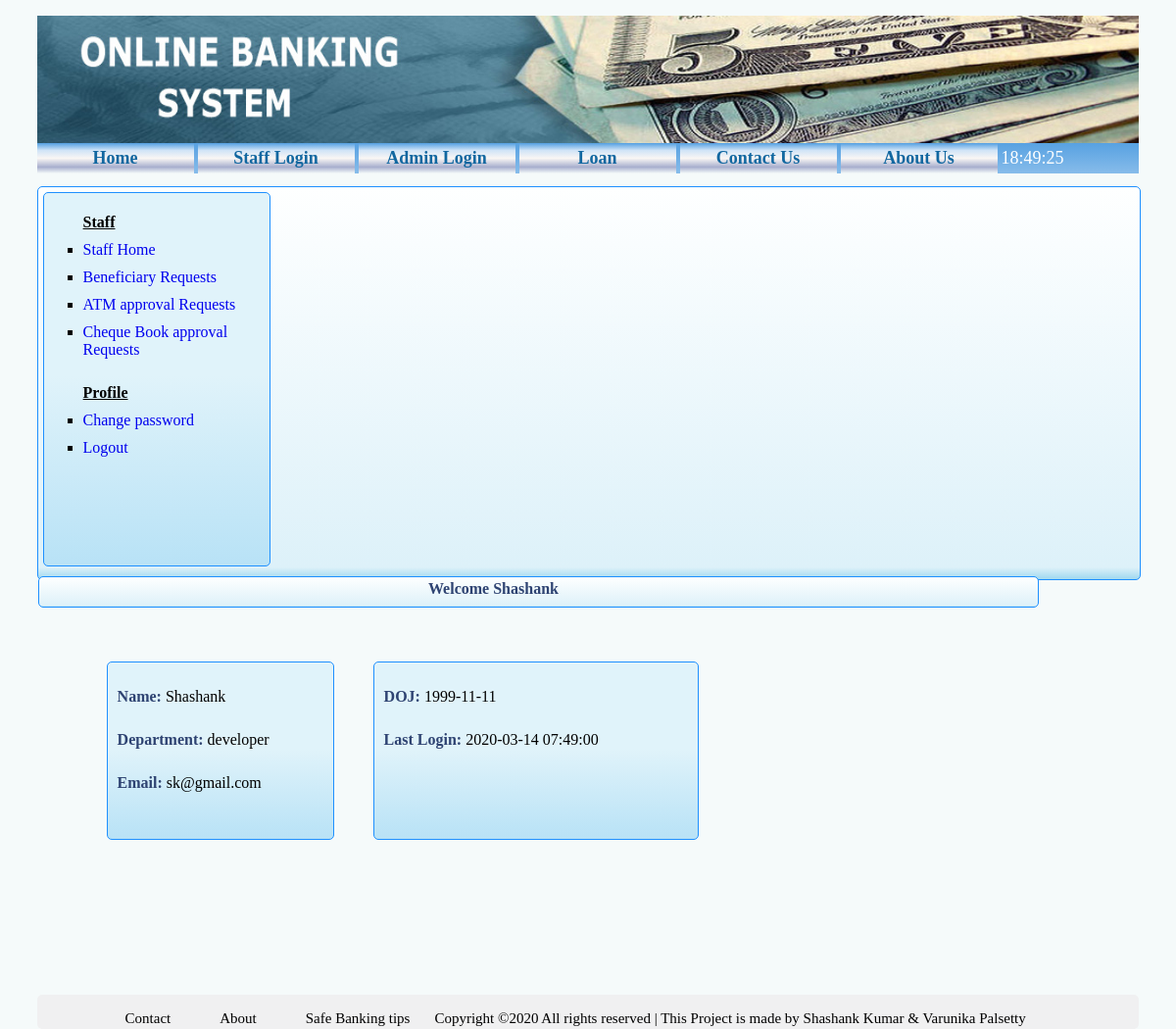
The page /staff_homepage.php (signed in) on the database its author committed.
### tables this page shows
CREATE TABLE `staff` (
  `id` int(5) NOT NULL,
  `name` varchar(255) NOT NULL,
  `dob` date NOT NULL,
  `relationship` varchar(255) NOT NULL,
  `department` varchar(255) NOT NULL,
  `doj` date NOT NULL,
  `address` varchar(255) NOT NULL,
  `mobile` varchar(11) NOT NULL,
  `email` varchar(255) NOT NULL,
  `pwd` varchar(32) NOT NULL,
  `gender` char(1) NOT NULL,
  `lastlogin` datetime NOT NULL
);

### staff_homepage.php (the view, shortened to what this page needs)
 <?php
                $staff_id=$_SESSION['staff_id'];
                include 'conn/dbconn.php';
                $sql="SELECT * FROM staff WHERE email='$staff_id'";
                $result=  $conn->query($sql) or die(mysql_error());
                $rws=  mysqli_fetch_array($result);
                $name=$rws[1];
                $department=$rws[4];
                $doj=$rws[5];
                $email=$rws[8];
                $last_login=$rws[11];
                ?>
<!DOCTYPE html>
<html>
    <head>
        <link rel="stylesheet" href="css/newcss.css">
    </head>
        <?php include 'header.php' ?>
        <div class="displaystaff_content">
           <?php include 'staff_navbar.php'?>
            <div class="customer_top_nav">
             <div class="text">Welcome <?php echo $_SESSION['name1']?></div>
            </div>
            <div class="customer_body">
             <div class="content1">
                <p><span class="heading">Name: </span><?php echo $name;?></p>
            <p><span class="heading">Department: </span><?php echo $department;?></p>
            <p><span class="heading">Email: </span><?php echo $email;?></p>
            </div>
             <div class="content2">
            <p><span class="heading">DOJ: </span><?php echo $doj;?></p>
            <p><span class="heading">Last Login: </span><?php echo $last_login;?></p>
            </div>
            </div>
        </div>
    <?php include 'footer.php';?>

### css/newcss.css (style rules this page uses)
body { background-color:#F9F6F4; background-color:#F5FAFA; font-family:verdana; }
.displaystaff_content { height:400px; width:100%; border:1px solid dodgerblue; border-radius:5px; background: linear-gradient(to bottom, rgba(254,255,255,1) 0%,rgba(221,241,249,1) 97%,rgba(160,216,239,1) 100%); }
.customer_top_nav { height:30px; width:1019px; float: left; margin-top:5px; border:1px solid dodgerblue; border-radius:5px; background: linear-gradient(to bottom, rgba(254,255,255,1) 0%,rgba(221,241,249,1) 97%,rgba(160,216,239,1) 100%); }
.customer_top_nav .text { margin-left:39%; margin-top:3px; font-weight:bold; color:#2E4372; }
.customer_body { height:95%; width:1000px; float:left; margin-top:5px; border-radius:5px; }
.customer_body p { text-align:left; margin-left:10px; }
.customer_body .heading { font-weight:bold; color:#2E4372; }
.heading { font-weight:bold; color:#2E4372; }
.content1 { margin-left:7%; margin-top:5%; float:left; height:180px; width:230px; border:1px solid dodgerblue; border-radius:5px; background: linear-gradient(to bottom, rgba(224,243,250,1) 49%,rgba(184,226,246,1) 100%,rgba(182,223,253,1) 100%); }
.content2 { margin-left:4%; margin-top:5%; float:left; height:180px; width:330px; border:1px solid dodgerblue; border-radius:5px; background: linear-gradient(to bottom, rgba(224,243,250,1) 49%,rgba(184,226,246,1) 100%,rgba(182,223,253,1) 100%); }
.content1 p { padding-top:10px; }
.content2 p { padding-top:10px; }

### rows shown on the page
staff: name "Shashank", department "developer", email "sk@gmail.com", doj "1999-11-11", lastlogin "2020-03-14 07:49:00"

### other values the page prints
$_SESSION['name1'] "Shashank"
